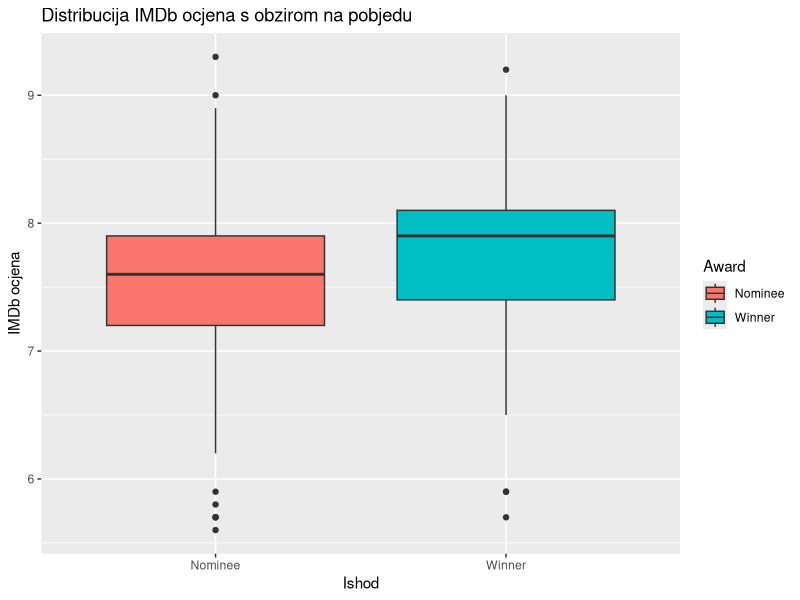
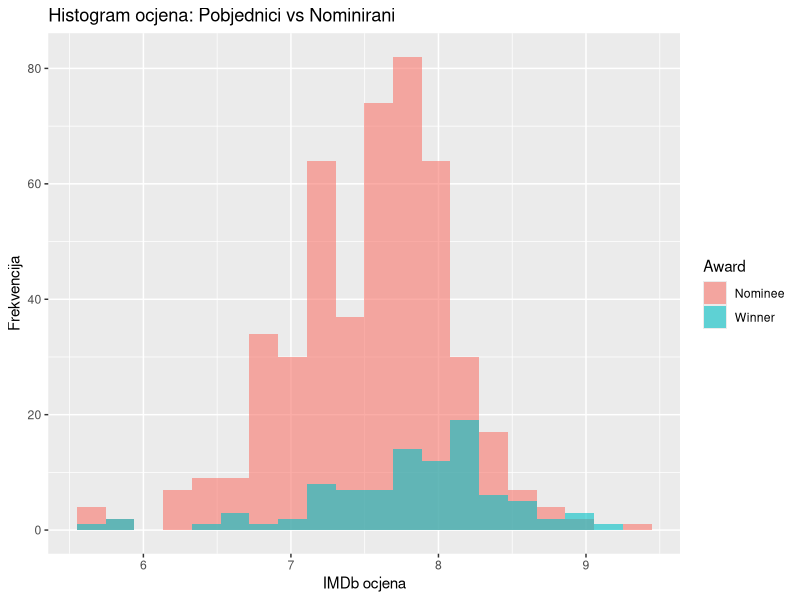
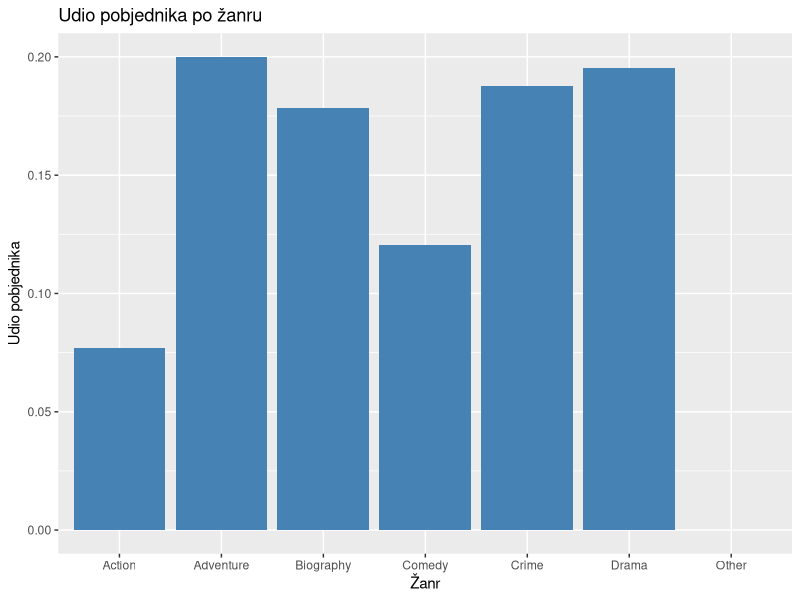
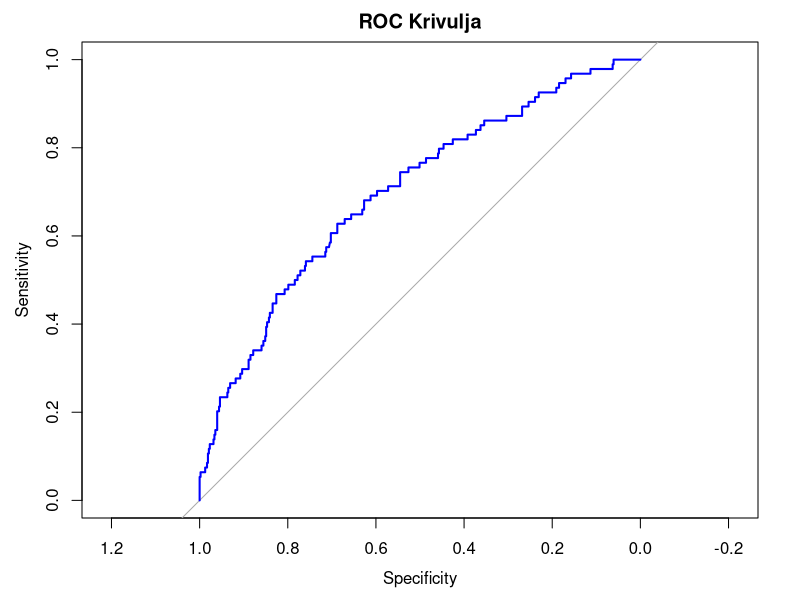

Recreate these plots in R, in order.
library(dplyr)
library(ggplot2)
library(pROC)

oscars <- read.csv("oscars_dataset.csv", sep = ";", na.strings = c("", "NA", "Unknown"))

# Pretvorbe tipova, uređivanje dataseta
oscars <- oscars %>%
  mutate(
    IMDB.Rating = as.numeric(IMDB.Rating),
    Year.of.Release = as.numeric(Year.of.Release),
    Movie.Time = as.numeric(Movie.Time),
    # Kreiranje binarne varijable (1 = Winner, 0 = Nominee)
    IsWinner = ifelse(Award == "Winner", 1, 0),
    # Grupiranje žanrova radi stabilnosti modela
    Main.Genre = ifelse(Main.Genre %in% c("Drama", "Comedy", "Biography", "Adventure", "Action", "Crime"), 
                        Main.Genre, "Other"),
    Main.Genre = factor(Main.Genre),
    Award = factor(Award, levels = c("Nominee", "Winner"))
  ) %>%
  filter(complete.cases(IMDB.Rating, Main.Genre, Year.of.Release, Movie.Time, IsWinner))

# 1. Box plot (IMDB.Rating ~ Winner)
ggplot(oscars, aes(x = Award, y = IMDB.Rating, fill = Award)) +
  geom_boxplot() +
  labs(
    x = "Ishod",
    y = "IMDb ocjena",
    title = "Distribucija IMDb ocjena s obzirom na pobjedu"
  )

# 2. Histogram IMDB.Rating (pobjednici vs ostali)
ggplot(oscars, aes(x = IMDB.Rating, fill = Award)) +
  geom_histogram(position = "identity", alpha = 0.6, bins = 20) +
  labs(
    x = "IMDb ocjena",
    y = "Frekvencija",
    title = "Histogram ocjena: Pobjednici vs Nominirani"
  )

# 3. Stupčasti dijagram udjela pobjednika po žanru
genre_prop <- oscars %>%
  group_by(Main.Genre) %>%
  summarise(
    Total = n(),
    Winners = sum(IsWinner),
    PropWinner = Winners / Total
  )

ggplot(genre_prop, aes(x = Main.Genre, y = PropWinner)) +
  geom_col(fill = "steelblue") +
  labs(
    x = "Žanr",
    y = "Udio pobjednika",
    title = "Udio pobjednika po žanru"
  )

# t-test (IMDB.Rating: pobjednici vs ostali)
t.test(IMDB.Rating ~ Award, data = oscars)

# Logistička regresija
model <- glm(
  IsWinner ~ IMDB.Rating + Main.Genre + Year.of.Release + Movie.Time,
  data = oscars,
  family = binomial(link = "logit")
)

summary(model)

# Evaluacija - Accuracy
predicted_probs <- predict(model, type = "response")
predicted_class <- ifelse(predicted_probs > 0.5, 1, 0)
accuracy <- mean(predicted_class == oscars$IsWinner)
print(paste("Accuracy:", round(accuracy, 4)))

# Evaluacija - ROC krivulja
roc_obj <- roc(oscars$IsWinner, predicted_probs)
plot(roc_obj, main = "ROC Krivulja", col = "blue")

# Evaluacija - AUC
auc_value <- auc(roc_obj)
print(paste("AUC:", round(auc_value, 4)))

# Evaluacija - Pseudo-R^2 (McFadden)
null_model <- glm(IsWinner ~ 1, data = oscars, family = binomial)
pseudo_r2 <- 1 - (logLik(model) / logLik(null_model))
print(paste("McFadden's Pseudo-R^2:", round(pseudo_r2, 4)))
